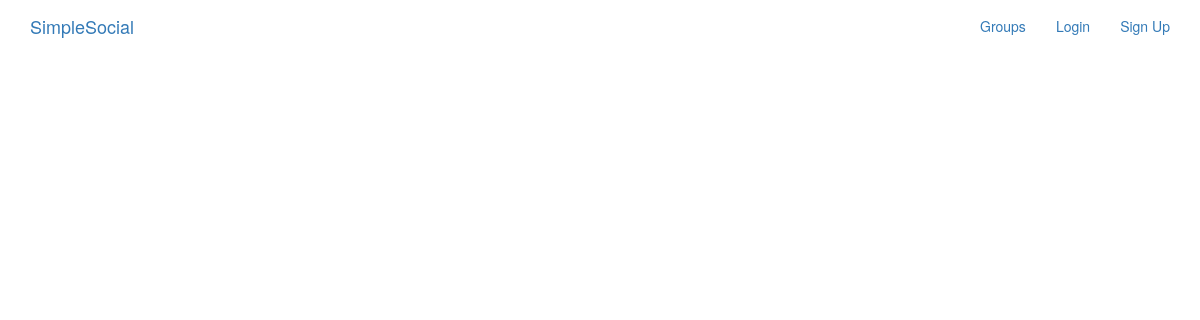
The app's page /posts/, older data.
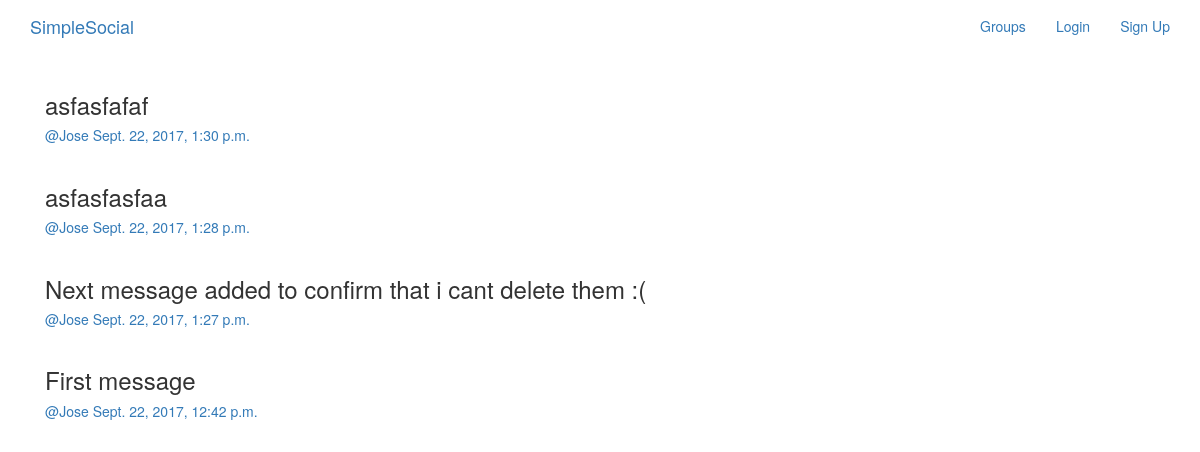
The same page, newer data.
### posts/models.py (models this page shows, shortened)
class Post(models.Model):
    user = models.ForeignKey(User, related_name='posts')
    created_at = models.DateTimeField(auto_now=True)
    message = models.TextField()
    message_html = models.TextField(editable=False)
    group = models.ForeignKey(Group, related_name='posts', null=True, blank=True)
    class Meta:
        ordering = ['-created_at']
        unique_together = ['user','message']
    pass

### posts/views.py (the view)
class PostList(SelectRelatedMixin, generic.ListView):
    model = models.Post
    select_related = ('user', 'group')

### posts/templates/posts/post_list.html (shortened to what this page needs)
{% extends "posts/post_base.html" %}
{% block post_content %}
    <div class="col-md-8">
        {% for post in post_list %}
            {% include "posts/_post.html" %}
        {% endfor %}
    </div>
{% endblock post_content %}

### posts/templates/posts/_post.html (shortened to what this page needs)
<div class="post media">
    <h3>{{ post.message_html|safe }}</h3>
    <div class="media-body">
        <h5 class="media-heading">
            <span class="username">
                <a href="{% url 'posts:for_user' username=post.user.username %}">@{{ post.user.username }}</a>
            </span>
            <time class="time">
                <a href="{% url 'posts:single' username=post.user.username pk=post.pk %}">{{ post.created_at }}</a>
            </time>
        </h5>
    </div>
</div>

Row changes from the older to the newer data that the page shows:
added Post: message_html "asfasfafaf", user.username "Jose", created_at "Sept. 22, 2017, 1:30 p.m."
added Post: message_html "asfasfasfaa", user.username "Jose", created_at "Sept. 22, 2017, 1:28 p.m."
added Post: message_html "Next message added to confirm that i cant delete them :(", user.username "Jose", created_at "Sept. 22, 2017, 1:27 p.m."
added Post: message_html "First message", user.username "Jose", created_at "Sept. 22, 2017, 12:42 p.m."
